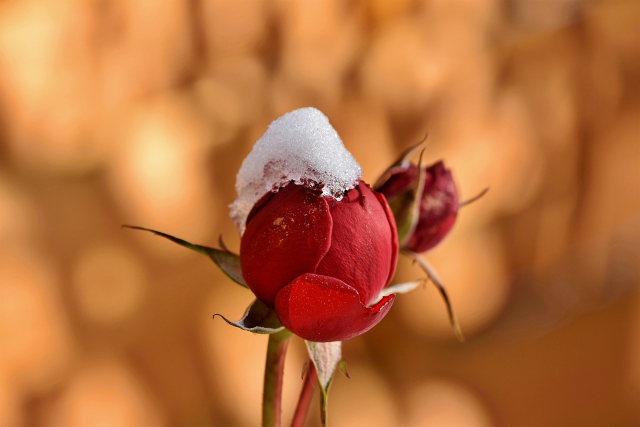
#> input picture @GETTING STARTED WITH OPENCV/cropping_image_using_OpenCV/test.jpg, 1280 x 853 px (shown at 1/2 size)
$ jupyter execute --allow-errors Crop_Image.ipynb   (shell and % lines are left out)
#> lines starting #> are read from the running program, lines starting #| are printed output that depends on the picture; after the words box and inside, x2 and y2 are one past the last pixel; in counts of white or black regions, pixels touching at a corner belong together
## Cropping images using OpenCV

Import the cv2 python library

[cell 1]
import cv2 # Import the OpenCV python library
from matplotlib import pyplot as plt
import requests
url = "https://cdn.pixabay.com/photo/2021/02/12/02/01/rosebud-6006985_1280.jpg"
#> (the rest of this cell did not finish here and is left out)

Read and display the image using imread() and imshow() functions respectively

[cell 2]
image=cv2.imread('test.jpg') # Read the image
#> image is the input picture: shape (853, 1280, 3); mean B, G, R 60.1, 110.7, 183.8
plt.axis("off")
image = cv2.resize(image, (500, 333))
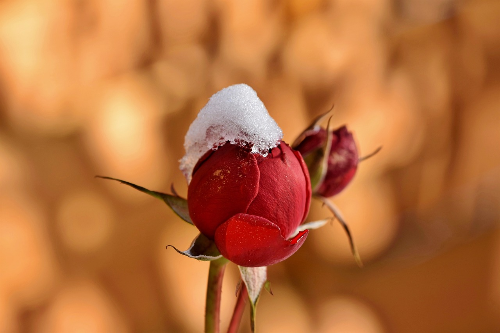
#> image: shape (333, 500, 3); mean B, G, R 60, 110.6, 183.7
plt.imshow(cv2.cvtColor(image, cv2.COLOR_BGR2RGB))
plt.show() # Display the original image
print(image.shape)
#| (333, 500, 3)

As images are passed as an array in OpenCV, therefore, we use slicing to crop an image.

The syntax to crop an image is: image[start_x:end_x, start_y:end_y]

[cell 3]
x=int(input("Enter Start point on x axis:"))
#> the answer given: 3
y=int(input("Enter Start point on y axis:"))
#> the answer given: 3

w=int(input("Enter width of cropped image:"))
#> the answer given: 100
h=int(input("Enter height of cropped image:"))
#> the answer given: 100

cropped_image = image[y:y+h, x:x+w] # Cropping using Slicing
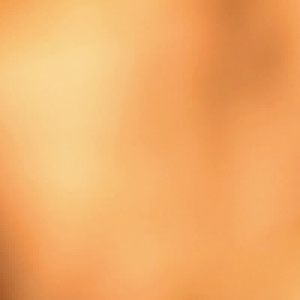
#> cropped_image: shape (100, 100, 3) (shown 3 times larger); mean B, G, R 103.4, 172.4, 241.6
plt.axis("off")
plt.imshow(cv2.cvtColor(cropped_image, cv2.COLOR_BGR2RGB))
plt.show() # Display the original image
print(cropped_image.shape)
#| (100, 100, 3)

## Dividing an Image Into Small Patches Using Cropping

[cell 4]
url = "https://drive.google.com/uc?id=1NHKcMhYUyAqjAGQ_jt6j36wzZIvq-Y04&export=download"
#> (the rest of this cell did not finish here and is left out)

[cell 5]
img =  cv2.imread("test_cropped.jpg")
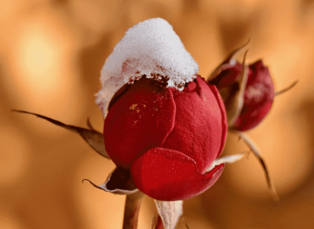
#> input picture @GETTING STARTED WITH OPENCV/cropping_image_using_OpenCV/test_cropped.jpg, 314 x 229 px
#> img is the input picture: shape (229, 314, 3); mean B, G, R 58.7, 102.6, 179
image_copy = img.copy()
print(img.shape)
#| (229, 314, 3)

#Set height and width to image height and width
imgheight=img.shape[0]
#> imgheight = 229
imgwidth=img.shape[1]
#> imgwidth = 314

M = 76
N = 104
x1 = 0
y1 = 0

for y in range(0, imgheight, M):
    for x in range(0, imgwidth, N):
        if (imgheight - y) < M or (imgwidth - x) < N:
            break

        y1 = y + M
        x1 = x + N

        # check whether the patch width or height exceeds the image width or height
        if x1 >= imgwidth and y1 >= imgheight:
            x1 = imgwidth - 1
            y1 = imgheight - 1
            #Crop into patches of size MxN
            tiles = image_copy[y:y+M, x:x+N]
            #Save each patch into file directory
            cv2.imwrite('saved_patches/'+'tile'+str(x)+'_'+str(y)+'.jpg', tiles)
            cv2.rectangle(img, (x, y), (x1, y1), (0, 255, 0), 1)
        elif y1 >= imgheight: # when patch height exceeds the image height
            y1 = imgheight - 1
            #Crop into patches of size MxN
            tiles = image_copy[y:y+M, x:x+N]
            #Save each patch into file directory
            cv2.imwrite('saved_patches/'+'tile'+str(x)+'_'+str(y)+'.jpg', tiles)
            cv2.rectangle(img, (x, y), (x1, y1), (0, 255, 0), 1)
        elif x1 >= imgwidth: # when patch width exceeds the image width
            x1 = imgwidth - 1
            #Crop into patches of size MxN
            tiles = image_copy[y:y+M, x:x+N]
            #Save each patch into file directory
            cv2.imwrite('saved_patches/'+'tile'+str(x)+'_'+str(y)+'.jpg', tiles)
            cv2.rectangle(img, (x, y), (x1, y1), (0, 255, 0), 1)
        else:
            #Crop into patches of size MxN
            tiles = image_copy[y:y+M, x:x+N]
            #Save each patch into file directory
            cv2.imwrite('saved_patches/'+'tile'+str(x)+'_'+str(y)+'.jpg', tiles)
            cv2.rectangle(img, (x, y), (x1, y1), (0, 255, 0), 1)
#> this loop made 4 passes
#> pass 1, `cv2.imwrite('saved_patches/'+'tile'+str(x)+'_'+str(y)+'.jpg', tiles)`:
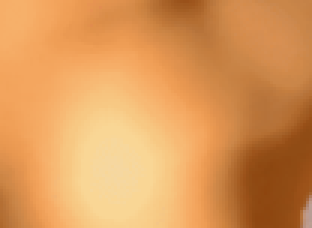
#> saved as tile0_0.jpg: shape (76, 104, 3) (shown 3 times larger); mean B, G, R 88.7, 153.9, 220.4
#> pass 1, `cv2.imwrite('saved_patches/'+'tile'+str(x)+'_'+str(y)+'.jpg', tiles)`:
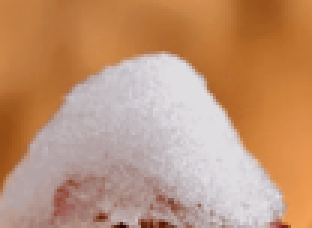
#> saved as tile104_0.jpg: shape (76, 104, 3) (shown 3 times larger); mean B, G, R 116.5, 147.6, 191.7
#> pass 1, `cv2.imwrite('saved_patches/'+'tile'+str(x)+'_'+str(y)+'.jpg', tiles)`:
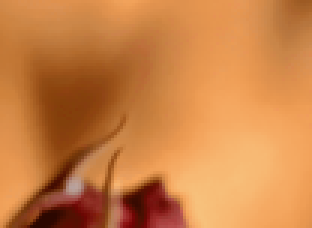
#> saved as tile208_0.jpg: shape (76, 104, 3) (shown 3 times larger); mean B, G, R 69, 129.2, 202.9
#> pass 2, `cv2.imwrite('saved_patches/'+'tile'+str(x)+'_'+str(y)+'.jpg', tiles)`:
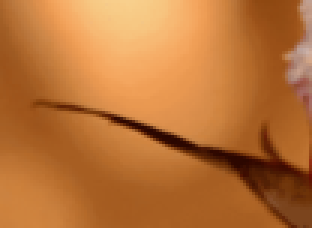
#> saved as tile0_76.jpg: shape (76, 104, 3) (shown 3 times larger); mean B, G, R 55.5, 115, 185.4
#> after the loop:
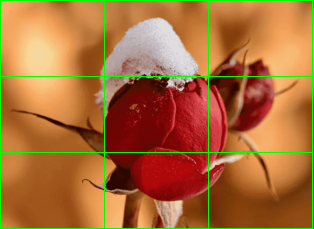
#> img: shape (229, 314, 3); 2.99% of pixels changed, all inside (x1, y1, x2, y2) = (0, 0, 313, 229)
#> after the loop:
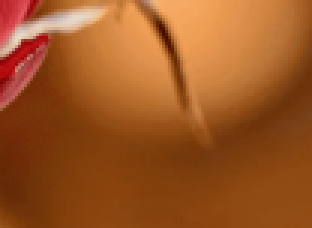
#> tiles: shape (76, 104, 3) (shown 3 times larger); mean B, G, R 35.4, 86.9, 157.6

#Save full image into file directory
plt.imshow(img[:, :, ::-1])
plt.axis('off')
cv2.imwrite("patched.jpg",img)
#> Out = True
